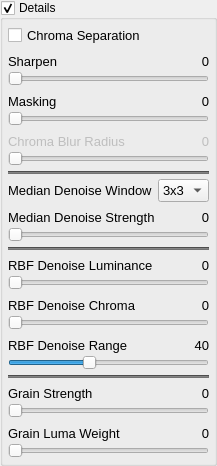
            <widget class="QGroupBox" name="groupBoxDetails">
             <property name="title">
              <string>Details</string>
             </property>
             <property name="checkable">
              <bool>true</bool>
             </property>
             <layout class="QGridLayout" name="gridLayout">
              <property name="leftMargin">
               <number>5</number>
              </property>
              <property name="topMargin">
               <number>5</number>
              </property>
              <property name="rightMargin">
               <number>5</number>
              </property>
              <property name="bottomMargin">
               <number>5</number>
              </property>
              <item row="0" column="0">
               <widget class="QFrame" name="frameDetails">
                <layout class="QVBoxLayout" name="verticalLayout_4">
                 <property name="spacing">
                  <number>5</number>
                 </property>
                 <property name="leftMargin">
                  <number>0</number>
                 </property>
                 <property name="topMargin">
                  <number>0</number>
                 </property>
                 <property name="rightMargin">
                  <number>0</number>
                 </property>
                 <property name="bottomMargin">
                  <number>0</number>
                 </property>
                 <item>
                  <widget class="QCheckBox" name="checkBoxChromaSeparation">
                   <property name="font">
                    <font>
                     <pointsize>10</pointsize>
                    </font>
                   </property>
                   <property name="toolTip">
                    <string>Chroma Separation (YCbCR)</string>
                   </property>
                   <property name="text">
                    <string>Chroma Separation</string>
                   </property>
                  </widget>
                 </item>
                 <item>
                  <layout class="QGridLayout" name="gridLayout_12">
                   <property name="spacing">
                    <number>0</number>
                   </property>
                   <item row="0" column="0">
                    <widget class="QLabel" name="label_10">
                     <property name="font">
                      <font>
                       <pointsize>10</pointsize>
                      </font>
                     </property>
                     <property name="text">
                      <string>Sharpen</string>
                     </property>
                    </widget>
                   </item>
                   <item row="0" column="1">
                    <spacer name="horizontalSpacer_10">
                     <property name="orientation">
                      <enum>Qt::Horizontal</enum>
                     </property>
                     <property name="sizeType">
                      <enum>QSizePolicy::Maximum</enum>
                     </property>
                     <property name="sizeHint" stdset="0">
                      <size>
                       <width>40</width>
                       <height>20</height>
                      </size>
                     </property>
                    </spacer>
                   </item>
                   <item row="0" column="2">
                    <widget class="DoubleClickLabel" name="label_Sharpen">
                     <property name="font">
                      <font>
                       <pointsize>10</pointsize>
                      </font>
                     </property>
                     <property name="text">
                      <string>0</string>
                     </property>
                     <property name="alignment">
                      <set>Qt::AlignRight|Qt::AlignTrailing|Qt::AlignVCenter</set>
                     </property>
                    </widget>
                   </item>
                   <item row="1" column="0" colspan="3">
                    <widget class="NoScrollSlider" name="horizontalSliderSharpen">
                     <property name="sizePolicy">
                      <sizepolicy hsizetype="Expanding" vsizetype="Fixed">
                       <horstretch>0</horstretch>
                       <verstretch>0</verstretch>
                      </sizepolicy>
                     </property>
                     <property name="maximumSize">
                      <size>
                       <width>16777215</width>
                       <height>16777215</height>
                      </size>
                     </property>
                     <property name="maximum">
                      <number>100</number>
                     </property>
                     <property name="value">
                      <number>0</number>
                     </property>
                     <property name="sliderPosition">
                      <number>0</number>
                     </property>
                     <property name="orientation">
                      <enum>Qt::Horizontal</enum>
                     </property>
                    </widget>
                   </item>
                  </layout>
                 </item>
                 <item>
                  <layout class="QGridLayout" name="gridLayout_61">
                   <property name="spacing">
                    <number>0</number>
                   </property>
                   <item row="0" column="0">
                    <widget class="QLabel" name="label_ShMaskingText">
                     <property name="font">
                      <font>
                       <pointsize>10</pointsize>
                      </font>
                     </property>
                     <property name="text">
                      <string>Masking</string>
                     </property>
                    </widget>
                   </item>
                   <item row="0" column="1">
                    <spacer name="horizontalSpacer_57">
                     <property name="orientation">
                      <enum>Qt::Horizontal</enum>
                     </property>
                     <property name="sizeType">
                      <enum>QSizePolicy::Maximum</enum>
                     </property>
                     <property name="sizeHint" stdset="0">
                      <size>
                       <width>40</width>
                       <height>20</height>
                      </size>
                     </property>
                    </spacer>
                   </item>
                   <item row="0" column="2">
                    <widget class="DoubleClickLabel" name="label_ShMasking">
                     <property name="font">
                      <font>
                       <pointsize>10</pointsize>
                      </font>
                     </property>
                     <property name="text">
                      <string>0</string>
                     </property>
                     <property name="alignment">
                      <set>Qt::AlignRight|Qt::AlignTrailing|Qt::AlignVCenter</set>
                     </property>
                    </widget>
                   </item>
                   <item row="1" column="0" colspan="3">
                    <widget class="NoScrollSlider" name="horizontalSliderShMasking">
                     <property name="sizePolicy">
                      <sizepolicy hsizetype="Expanding" vsizetype="Fixed">
                       <horstretch>0</horstretch>
                       <verstretch>0</verstretch>
                      </sizepolicy>
                     </property>
                     <property name="maximumSize">
                      <size>
                       <width>16777215</width>
                       <height>16777215</height>
                      </size>
                     </property>
                     <property name="maximum">
                      <number>100</number>
                     </property>
                     <property name="value">
                      <number>0</number>
                     </property>
                     <property name="sliderPosition">
                      <number>0</number>
                     </property>
                     <property name="orientation">
                      <enum>Qt::Horizontal</enum>
                     </property>
                    </widget>
                   </item>
                  </layout>
                 </item>
                 <item>
                  <layout class="QGridLayout" name="gridLayout_13">
                   <property name="spacing">
                    <number>0</number>
                   </property>
                   <item row="0" column="2">
                    <widget class="DoubleClickLabel" name="label_ChromaBlur">
                     <property name="enabled">
                      <bool>false</bool>
                     </property>
                     <property name="font">
                      <font>
                       <pointsize>10</pointsize>
                      </font>
                     </property>
                     <property name="text">
                      <string>0</string>
                     </property>
                     <property name="alignment">
                      <set>Qt::AlignRight|Qt::AlignTrailing|Qt::AlignVCenter</set>
                     </property>
                    </widget>
                   </item>
                   <item row="1" column="0" colspan="3">
                    <widget class="NoScrollSlider" name="horizontalSliderChromaBlur">
                     <property name="enabled">
                      <bool>false</bool>
                     </property>
                     <property name="sizePolicy">
                      <sizepolicy hsizetype="Expanding" vsizetype="Fixed">
                       <horstretch>0</horstretch>
                       <verstretch>0</verstretch>
                      </sizepolicy>
                     </property>
                     <property name="maximumSize">
                      <size>
                       <width>16777215</width>
                       <height>16777215</height>
                      </size>
                     </property>
                     <property name="maximum">
                      <number>10</number>
                     </property>
                     <property name="pageStep">
                      <number>1</number>
                     </property>
                     <property name="orientation">
                      <enum>Qt::Horizontal</enum>
                     </property>
                    </widget>
                   </item>
                   <item row="0" column="1">
                    <spacer name="horizontalSpacer_11">
                     <property name="orientation">
                      <enum>Qt::Horizontal</enum>
                     </property>
                     <property name="sizeType">
                      <enum>QSizePolicy::Maximum</enum>
                     </property>
                     <property name="sizeHint" stdset="0">
                      <size>
                       <width>40</width>
                       <height>20</height>
                      </size>
                     </property>
                    </spacer>
                   </item>
                   <item row="0" column="0">
                    <widget class="QLabel" name="label_ChromaBlurText">
                     <property name="enabled">
                      <bool>false</bool>
                     </property>
                     <property name="font">
                      <font>
                       <pointsize>10</pointsize>
                      </font>
                     </property>
                     <property name="text">
                      <string>Chroma Blur Radius</string>
                     </property>
                    </widget>
                   </item>
                  </layout>
                 </item>
                 <item>
                  <widget class="Line" name="line_19">
                   <property name="styleSheet">
                    <string notr="true">background-color: rgb(115, 115, 115);</string>
                   </property>
                   <property name="orientation">
                    <enum>Qt::Horizontal</enum>
                   </property>
                  </widget>
                 </item>
                 <item>
                  <layout class="QHBoxLayout" name="horizontalLayout_31">
                   <item>
                    <widget class="QLabel" name="label_32">
                     <property name="font">
                      <font>
                       <pointsize>10</pointsize>
                      </font>
                     </property>
                     <property name="text">
                      <string>Median Denoise Window</string>
                     </property>
                    </widget>
                   </item>
                   <item>
                    <widget class="NoScrollComboBox" name="comboBoxDenoiseWindow">
                     <property name="font">
                      <font>
                       <pointsize>10</pointsize>
                      </font>
                     </property>
                     <property name="currentIndex">
                      <number>1</number>
                     </property>
                     <item>
                      <property name="text">
                       <string>2x2</string>
                      </property>
                     </item>
                     <item>
                      <property name="text">
                       <string>3x3</string>
                      </property>
                     </item>
                     <item>
                      <property name="text">
                       <string>4x4</string>
                      </property>
                     </item>
                     <item>
                      <property name="text">
                       <string>5x5</string>
                      </property>
                     </item>
                     <item>
                      <property name="text">
                       <string>6x6</string>
                      </property>
                     </item>
                     <item>
                      <property name="text">
                       <string>7x7</string>
                      </property>
                     </item>
                    </widget>
                   </item>
                  </layout>
                 </item>
                 <item>
                  <layout class="QGridLayout" name="gridLayout_36">
                   <property name="spacing">
                    <number>0</number>
                   </property>
                   <item row="0" column="0">
                    <widget class="QLabel" name="label_31">
                     <property name="font">
                      <font>
                       <pointsize>10</pointsize>
                      </font>
                     </property>
                     <property name="text">
                      <string>Median Denoise Strength</string>
                     </property>
                    </widget>
                   </item>
                   <item row="0" column="1">
                    <spacer name="horizontalSpacer_31">
                     <property name="orientation">
                      <enum>Qt::Horizontal</enum>
                     </property>
                     <property name="sizeType">
                      <enum>QSizePolicy::Maximum</enum>
                     </property>
                     <property name="sizeHint" stdset="0">
                      <size>
                       <width>40</width>
                       <height>20</height>
                      </size>
                     </property>
                    </spacer>
                   </item>
                   <item row="0" column="2">
                    <widget class="DoubleClickLabel" name="label_DenoiseStrength">
                     <property name="font">
                      <font>
                       <pointsize>10</pointsize>
                      </font>
                     </property>
                     <property name="text">
                      <string>0</string>
                     </property>
                     <property name="alignment">
                      <set>Qt::AlignRight|Qt::AlignTrailing|Qt::AlignVCenter</set>
                     </property>
                    </widget>
                   </item>
                   <item row="1" column="0" colspan="3">
                    <widget class="NoScrollSlider" name="horizontalSliderDenoiseStrength">
                     <property name="sizePolicy">
                      <sizepolicy hsizetype="Expanding" vsizetype="Fixed">
                       <horstretch>0</horstretch>
                       <verstretch>0</verstretch>
                      </sizepolicy>
                     </property>
                     <property name="maximumSize">
                      <size>
                       <width>16777215</width>
                       <height>16777215</height>
                      </size>
                     </property>
                     <property name="maximum">
                      <number>100</number>
                     </property>
                     <property name="value">
                      <number>0</number>
                     </property>
                     <property name="sliderPosition">
                      <number>0</number>
                     </property>
                     <property name="orientation">
                      <enum>Qt::Horizontal</enum>
                     </property>
                    </widget>
                   </item>
                  </layout>
                 </item>
                 <item>
                  <widget class="Line" name="line_21">
                   <property name="styleSheet">
                    <string notr="true">background-color: rgb(115, 115, 115);</string>
                   </property>
                   <property name="orientation">
                    <enum>Qt::Horizontal</enum>
                   </property>
                  </widget>
                 </item>
                 <item>
                  <layout class="QGridLayout" name="gridLayout_50">
                   <property name="spacing">
                    <number>0</number>
                   </property>
                   <item row="0" column="1">
                    <spacer name="horizontalSpacer_46">
                     <property name="orientation">
                      <enum>Qt::Horizontal</enum>
                     </property>
                     <property name="sizeType">
                      <enum>QSizePolicy::Maximum</enum>
                     </property>
                     <property name="sizeHint" stdset="0">
                      <size>
                       <width>40</width>
                       <height>20</height>
                      </size>
                     </property>
                    </spacer>
                   </item>
                   <item row="0" column="2">
                    <widget class="DoubleClickLabel" name="label_RbfDenoiseLuma">
                     <property name="font">
                      <font>
                       <pointsize>10</pointsize>
                      </font>
                     </property>
                     <property name="text">
                      <string>0</string>
                     </property>
                     <property name="alignment">
                      <set>Qt::AlignRight|Qt::AlignTrailing|Qt::AlignVCenter</set>
                     </property>
                    </widget>
                   </item>
                   <item row="0" column="0">
                    <widget class="QLabel" name="label_35">
                     <property name="font">
                      <font>
                       <pointsize>10</pointsize>
                      </font>
                     </property>
                     <property name="toolTip">
                      <string>Recursive bilateral filtering</string>
                     </property>
                     <property name="text">
                      <string>RBF Denoise Luminance</string>
                     </property>
                    </widget>
                   </item>
                   <item row="1" column="0" colspan="3">
                    <widget class="NoScrollSlider" name="horizontalSliderRbfDenoiseLuma">
                     <property name="sizePolicy">
                      <sizepolicy hsizetype="Expanding" vsizetype="Fixed">
                       <horstretch>0</horstretch>
                       <verstretch>0</verstretch>
                      </sizepolicy>
                     </property>
                     <property name="maximumSize">
                      <size>
                       <width>16777215</width>
                       <height>16777215</height>
                      </size>
                     </property>
                     <property name="maximum">
                      <number>100</number>
                     </property>
                     <property name="value">
                      <number>0</number>
                     </property>
                     <property name="sliderPosition">
                      <number>0</number>
                     </property>
                     <property name="orientation">
                      <enum>Qt::Horizontal</enum>
                     </property>
                    </widget>
                   </item>
                  </layout>
                 </item>
                 <item>
                  <layout class="QGridLayout" name="gridLayout_49">
                   <property name="spacing">
                    <number>0</number>
                   </property>
                   <item row="0" column="0">
                    <widget class="QLabel" name="label_34">
                     <property name="font">
                      <font>
                       <pointsize>10</pointsize>
                      </font>
                     </property>
                     <property name="toolTip">
                      <string>Recursive bilateral filtering</string>
                     </property>
                     <property name="text">
                      <string>RBF Denoise Chroma</string>
                     </property>
                    </widget>
                   </item>
                   <item row="0" column="2">
                    <widget class="DoubleClickLabel" name="label_RbfDenoiseChroma">
                     <property name="font">
                      <font>
                       <pointsize>10</pointsize>
                      </font>
                     </property>
                     <property name="text">
                      <string>0</string>
                     </property>
                     <property name="alignment">
                      <set>Qt::AlignRight|Qt::AlignTrailing|Qt::AlignVCenter</set>
                     </property>
                    </widget>
                   </item>
                   <item row="1" column="0" colspan="3">
                    <widget class="NoScrollSlider" name="horizontalSliderRbfDenoiseChroma">
                     <property name="sizePolicy">
                      <sizepolicy hsizetype="Expanding" vsizetype="Fixed">
                       <horstretch>0</horstretch>
                       <verstretch>0</verstretch>
                      </sizepolicy>
                     </property>
                     <property name="maximumSize">
                      <size>
                       <width>16777215</width>
                       <height>16777215</height>
                      </size>
                     </property>
                     <property name="maximum">
                      <number>100</number>
                     </property>
                     <property name="value">
                      <number>0</number>
                     </property>
                     <property name="sliderPosition">
                      <number>0</number>
                     </property>
                     <property name="orientation">
                      <enum>Qt::Horizontal</enum>
                     </property>
                    </widget>
                   </item>
                   <item row="0" column="1">
                    <spacer name="horizontalSpacer_44">
                     <property name="orientation">
                      <enum>Qt::Horizontal</enum>
                     </property>
                     <property name="sizeType">
                      <enum>QSizePolicy::Maximum</enum>
                     </property>
                     <property name="sizeHint" stdset="0">
                      <size>
                       <width>40</width>
                       <height>20</height>
                      </size>
                     </property>
                    </spacer>
                   </item>
                  </layout>
                 </item>
                 <item>
                  <layout class="QGridLayout" name="gridLayout_51">
                   <property name="spacing">
                    <number>0</number>
                   </property>
                   <item row="0" column="2">
                    <widget class="DoubleClickLabel" name="label_RbfDenoiseRange">
                     <property name="font">
                      <font>
                       <pointsize>10</pointsize>
                      </font>
                     </property>
                     <property name="text">
                      <string>40</string>
                     </property>
                     <property name="alignment">
                      <set>Qt::AlignRight|Qt::AlignTrailing|Qt::AlignVCenter</set>
                     </property>
                    </widget>
                   </item>
                   <item row="0" column="0">
                    <widget class="QLabel" name="label_36">
                     <property name="font">
                      <font>
                       <pointsize>10</pointsize>
                      </font>
                     </property>
                     <property name="toolTip">
                      <string>Recursive bilateral filtering</string>
                     </property>
                     <property name="text">
                      <string>RBF Denoise Range</string>
                     </property>
                    </widget>
                   </item>
                   <item row="1" column="0" colspan="3">
                    <widget class="NoScrollSlider" name="horizontalSliderRbfDenoiseRange">
                     <property name="sizePolicy">
                      <sizepolicy hsizetype="Expanding" vsizetype="Fixed">
                       <horstretch>0</horstretch>
                       <verstretch>0</verstretch>
                      </sizepolicy>
                     </property>
                     <property name="maximumSize">
                      <size>
                       <width>16777215</width>
                       <height>16777215</height>
                      </size>
                     </property>
                     <property name="maximum">
                      <number>100</number>
                     </property>
                     <property name="value">
                      <number>40</number>
                     </property>
                     <property name="sliderPosition">
                      <number>40</number>
                     </property>
                     <property name="orientation">
                      <enum>Qt::Horizontal</enum>
                     </property>
                    </widget>
                   </item>
                   <item row="0" column="1">
                    <spacer name="horizontalSpacer_47">
                     <property name="orientation">
                      <enum>Qt::Horizontal</enum>
                     </property>
                     <property name="sizeType">
                      <enum>QSizePolicy::Maximum</enum>
                     </property>
                     <property name="sizeHint" stdset="0">
                      <size>
                       <width>40</width>
                       <height>20</height>
                      </size>
                     </property>
                    </spacer>
                   </item>
                  </layout>
                 </item>
                 <item>
                  <widget class="Line" name="line_24">
                   <property name="styleSheet">
                    <string notr="true">background-color: rgb(115, 115, 115);</string>
                   </property>
                   <property name="orientation">
                    <enum>Qt::Horizontal</enum>
                   </property>
                  </widget>
                 </item>
                 <item>
                  <layout class="QGridLayout" name="gridLayout_52">
                   <property name="spacing">
                    <number>0</number>
                   </property>
                   <item row="0" column="0">
                    <widget class="QLabel" name="label_37">
                     <property name="font">
                      <font>
                       <pointsize>10</pointsize>
                      </font>
                     </property>
                     <property name="text">
                      <string>Grain Strength</string>
                     </property>
                    </widget>
                   </item>
                   <item row="0" column="2">
                    <widget class="DoubleClickLabel" name="label_GrainStrength">
                     <property name="font">
                      <font>
                       <pointsize>10</pointsize>
                      </font>
                     </property>
                     <property name="text">
                      <string>0</string>
                     </property>
                     <property name="alignment">
                      <set>Qt::AlignRight|Qt::AlignTrailing|Qt::AlignVCenter</set>
                     </property>
                    </widget>
                   </item>
                   <item row="1" column="0" colspan="3">
                    <widget class="NoScrollSlider" name="horizontalSliderGrainStrength">
                     <property name="sizePolicy">
                      <sizepolicy hsizetype="Expanding" vsizetype="Fixed">
                       <horstretch>0</horstretch>
                       <verstretch>0</verstretch>
                      </sizepolicy>
                     </property>
                     <property name="maximumSize">
                      <size>
                       <width>16777215</width>
                       <height>16777215</height>
                      </size>
                     </property>
                     <property name="maximum">
                      <number>100</number>
                     </property>
                     <property name="value">
                      <number>0</number>
                     </property>
                     <property name="sliderPosition">
                      <number>0</number>
                     </property>
                     <property name="orientation">
                      <enum>Qt::Horizontal</enum>
                     </property>
                    </widget>
                   </item>
                   <item row="0" column="1">
                    <spacer name="horizontalSpacer_48">
                     <property name="orientation">
                      <enum>Qt::Horizontal</enum>
                     </property>
                     <property name="sizeType">
                      <enum>QSizePolicy::Maximum</enum>
                     </property>
                     <property name="sizeHint" stdset="0">
                      <size>
                       <width>40</width>
                       <height>20</height>
                      </size>
                     </property>
                    </spacer>
                   </item>
                  </layout>
                 </item>
                 <item>
                  <layout class="QGridLayout" name="gridLayout_69">
                   <property name="spacing">
                    <number>0</number>
                   </property>
                   <item row="0" column="0">
                    <widget class="QLabel" name="label_40">
                     <property name="font">
                      <font>
                       <pointsize>10</pointsize>
                      </font>
                     </property>
                     <property name="text">
                      <string>Grain Luma Weight</string>
                     </property>
                    </widget>
                   </item>
                   <item row="0" column="2">
                    <widget class="DoubleClickLabel" name="label_GrainLumaWeight">
                     <property name="font">
                      <font>
                       <pointsize>10</pointsize>
                      </font>
                     </property>
                     <property name="text">
                      <string>0</string>
                     </property>
                     <property name="alignment">
                      <set>Qt::AlignRight|Qt::AlignTrailing|Qt::AlignVCenter</set>
                     </property>
                    </widget>
                   </item>
                   <item row="1" column="0" colspan="3">
                    <widget class="NoScrollSlider" name="horizontalSliderGrainLumaWeight">
                     <property name="sizePolicy">
                      <sizepolicy hsizetype="Expanding" vsizetype="Fixed">
                       <horstretch>0</horstretch>
                       <verstretch>0</verstretch>
                      </sizepolicy>
                     </property>
                     <property name="maximumSize">
                      <size>
                       <width>16777215</width>
                       <height>16777215</height>
                      </size>
                     </property>
                     <property name="maximum">
                      <number>100</number>
                     </property>
                     <property name="value">
                      <number>0</number>
                     </property>
                     <property name="sliderPosition">
                      <number>0</number>
                     </property>
                     <property name="orientation">
                      <enum>Qt::Horizontal</enum>
                     </property>
                    </widget>
                   </item>
                   <item row="0" column="1">
                    <spacer name="horizontalSpacer_63">
                     <property name="orientation">
                      <enum>Qt::Horizontal</enum>
                     </property>
                     <property name="sizeType">
                      <enum>QSizePolicy::Maximum</enum>
                     </property>
                     <property name="sizeHint" stdset="0">
                      <size>
                       <width>40</width>
                       <height>20</height>
                      </size>
                     </property>
                    </spacer>
                   </item>
                  </layout>
                 </item>
                </layout>
               </widget>
              </item>
             </layout>
            </widget>
